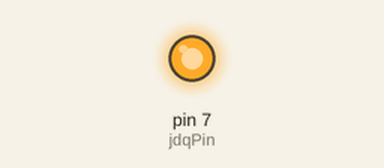
A sketch run on a simulated Arduino Uno, built with avr-gcc and run on an emulated ATmega328P. Parts: output pins drawn as LEDs (lit = HIGH).

Above: at 2.5 s.
At 7.5 s:
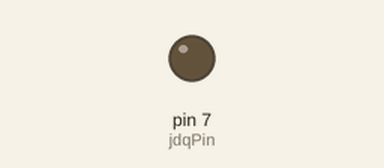
Timing chart, 0 to 13.0 s (numbered marks = the images above):
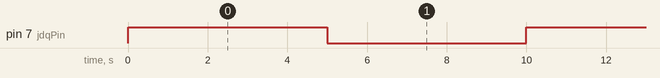

Measured:
- by itself, pin 7 (jdqPin): alternates HIGH for 5.0 s and LOW for 5.0 s

The sketch:

AutoWaterFlower.ino
```cpp
int jdqPin=7;//定义数字检测接
void setup()
{
  pinMode(jdqPin,OUTPUT);//设定数字接口13、12、11为输入接口
  Serial.begin(9600);//设置串口波特率为9600kbps
}
void loop()
{
digitalWrite(jdqPin,HIGH);
delay(5000);
digitalWrite(jdqPin,LOW);
delay(5000);
}
```
